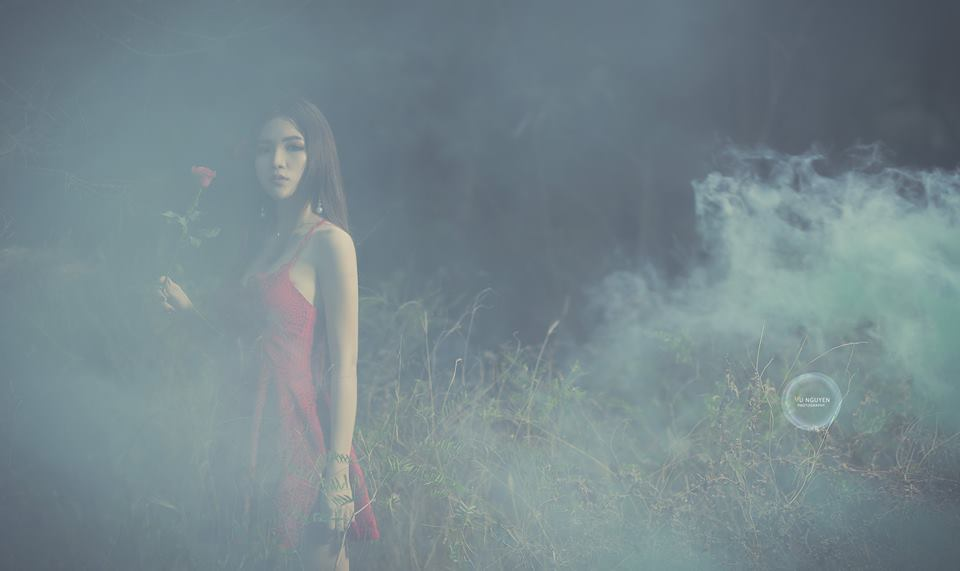
//> input picture girl.jpg, 960 x 571 px
$ ./Source   (built with g++ and OpenCV 4)
//> lines starting //> are read from the running program, lines starting //| are printed output that depends on the picture
#include "opencv2/imgcodecs.hpp"
#include "opencv2/highgui.hpp"
#include "opencv2/imgproc.hpp"
#include <iostream>

using namespace cv;
using namespace std;


/*Draw histogram for gray Image*/
void drawHis(Mat src, Mat &histImage)
{
	vector<Mat> bgr_planes;
	int hist_w = 1024; int hist_h = 300, histSize = 512;
	int bin_w = cvRound((double)hist_w / histSize);
	split(src, bgr_planes);
	float range[] = { 0, 256 };
	const float* histRange = { range };
	bool uniform = true; bool accumulate = false;
	Mat hist;
	calcHist(&bgr_planes[0], 1, 0, Mat(), hist, 1, &histSize, &histRange, uniform, accumulate);
	normalize(hist, hist, 0, histImage.rows, NORM_MINMAX, -1, Mat());
	for (int i = 1; i < histSize; i++)
	{
		line(histImage, Point(bin_w*(i - 1), hist_h - cvRound(hist.at<float>(i - 1))),
			Point(bin_w*(i), hist_h - cvRound(hist.at<float>(i))),
			Scalar(255, 0, 0), 2, 8, 0);
	}

}
int main()
{
	Mat src, dst;
	int hist_w = 1024; int hist_h = 300, histSize = 512;
	int bin_w = cvRound((double)hist_w / histSize);
	Mat hisImgSrc(hist_h, hist_w, CV_8UC3, Scalar(0, 0, 0));
	Mat hisImgDst(hist_h, hist_w, CV_8UC3, Scalar(0, 0, 0));

	//const char* source_window = "Source image";
	//const char* equalized_window = "Equalized Image";
	src = imread("girl.jpg");
//> src is the input picture: 571 rows x 960 cols, CV_8UC3; mean B, G, R 140.8, 135.1, 117.7
	resize(src, src, Size(480, 360), 0, 0, INTER_CUBIC);
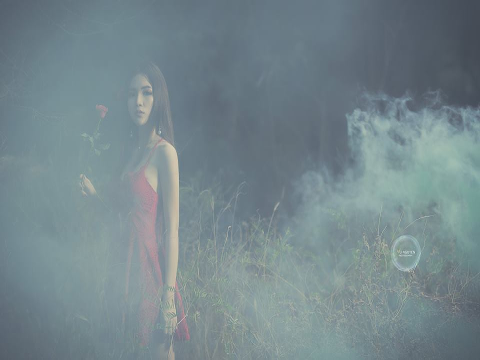
//> src: 360 rows x 480 cols, CV_8UC3; mean B, G, R 140.8, 135.1, 117.7
	if (src.empty())
	{
		cout << "Usage: ./EqualizeHist_Demo <path_to_image>" << endl;
		return -1;
	}
	cvtColor(src, src, COLOR_BGR2GRAY);
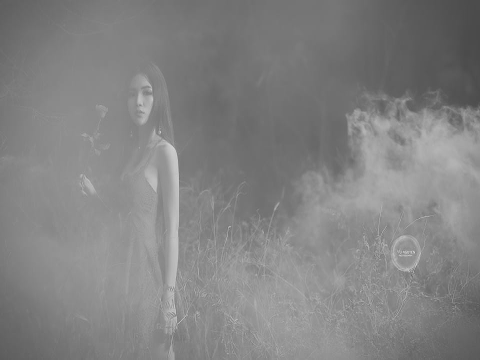
//> src: 360 rows x 480 cols, CV_8UC1; min 74, max 213, mean 130.6

	drawHis(src, hisImgSrc);
//> in drawHis, `calcHist(&bgr_planes[0], 1, 0, Mat(), hist, 1, &histSize, &histRange, ..`: hist = 512 values, max 3970 at index 232, min 0 at index 0, mean 337.5
//> in drawHis, `normalize(hist, hist, 0, histImage.rows, NORM_MINMAX, -1, Mat());`: hist = 512 values, max 300 at index 232, min 0 at index 0, mean 25.5
//> after the loop in drawHis, `for (int i = 1; i < histSize; i++)`:
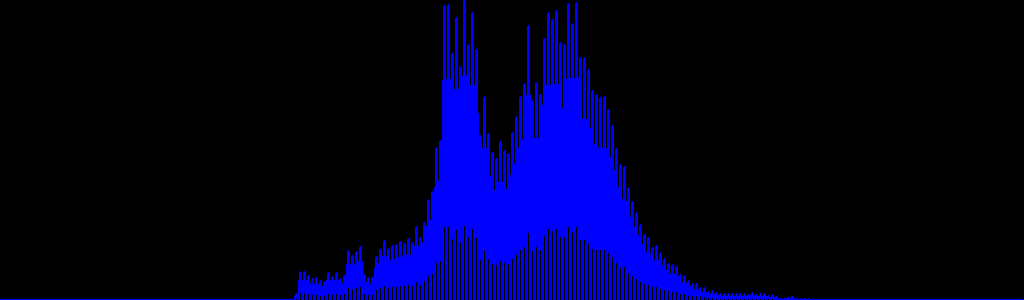
//> histImage: 300 rows x 1024 cols, CV_8UC3; mean B, G, R 39, 0, 0
	equalizeHist(src, dst);
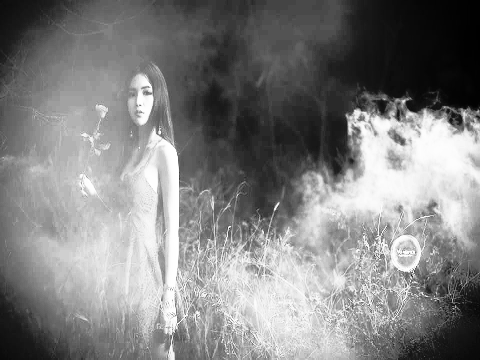
//> dst: 360 rows x 480 cols, CV_8UC1; min 0, max 255, mean 129.3
	drawHis(dst, hisImgDst);
//> in drawHis (call 2), `calcHist(&bgr_planes[0], 1, 0, Mat(), hist, 1, &histSize, &histRange, ..`: hist = 512 values, max 3970 at index 136, min 0 at index 1, mean 337.5
//> in drawHis (call 2), `normalize(hist, hist, 0, histImage.rows, NORM_MINMAX, -1, Mat());`: hist = 512 values, max 300 at index 136, min 0 at index 1, mean 25.5
//> after the loop in drawHis (call 2), `for (int i = 1; i < histSize; i++)`:
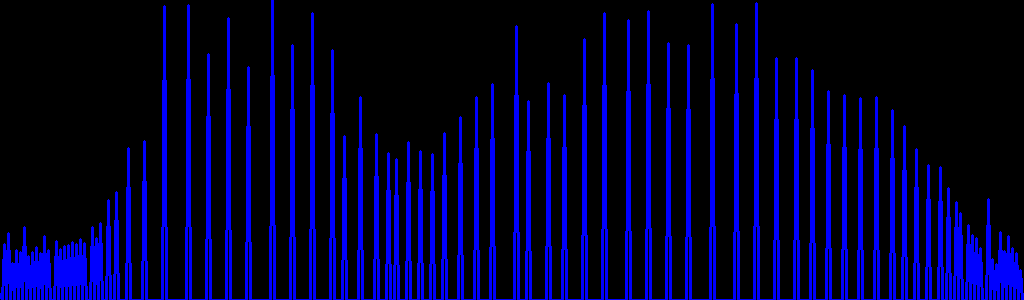
//> histImage: 300 rows x 1024 cols, CV_8UC3; mean B, G, R 50.1, 0, 0

	//namedWindow(source_window, WINDOW_AUTOSIZE);
	//namedWindow(equalized_window, WINDOW_AUTOSIZE);
	imshow("source_window", src);
	imshow("equalized_window", dst);
	//namedWindow("calcHist Demo", WINDOW_AUTOSIZE);
	imshow("calcHist Src", hisImgSrc);
	imshow("calcHist Dst", hisImgDst);
	waitKey(0);
	return 0;
}

$ run again, with dog.jpg copied over girl.jpg
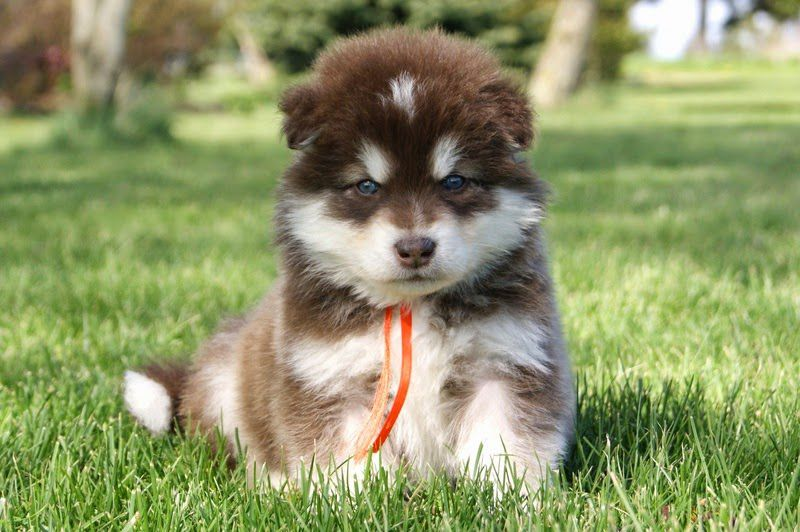
//> input picture dog.jpg, 800 x 532 px
//> src is the input picture: 532 rows x 800 cols, CV_8UC3; mean B, G, R 102.7, 149.9, 142
//> in drawHis, `calcHist(&bgr_planes[0], 1, 0, Mat(), hist, 1, &histSize, &histRange, ..`: hist = 512 values, max 1695 at index 280, min 0 at index 0, mean 337.5
//> in drawHis, `normalize(hist, hist, 0, histImage.rows, NORM_MINMAX, -1, Mat());`: hist = 512 values, max 300 at index 280, min 0 at index 0, mean 59.73
//> `equalizeHist(src, dst);`:
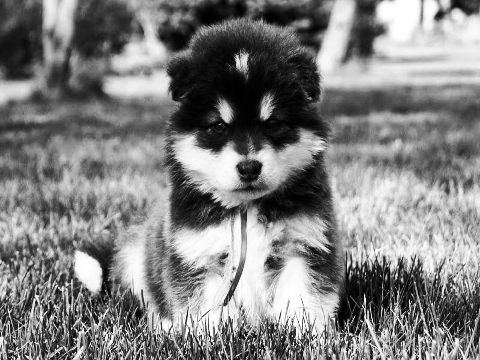
//> dst: 360 rows x 480 cols, CV_8UC1; min 0, max 255, mean 128.2
//> in drawHis (call 2), `calcHist(&bgr_planes[0], 1, 0, Mat(), hist, 1, &histSize, &histRange, ..`: hist = 512 values, max 1695 at index 246, min 0 at index 1, mean 337.5
//> in drawHis (call 2), `normalize(hist, hist, 0, histImage.rows, NORM_MINMAX, -1, Mat());`: hist = 512 values, max 300 at index 246, min 0 at index 1, mean 59.73
//> after the loop in drawHis (call 2), `for (int i = 1; i < histSize; i++)`:
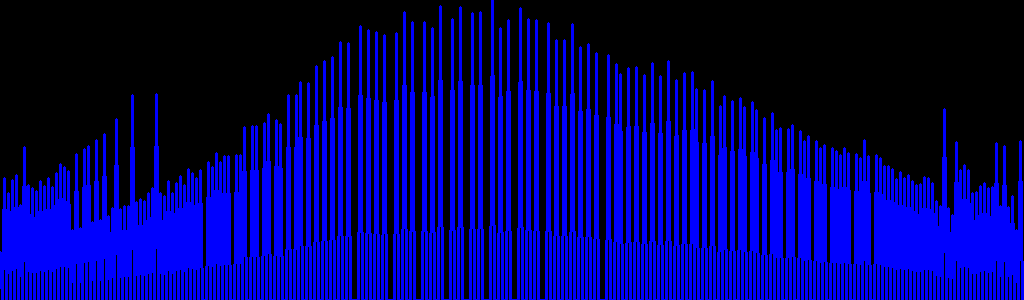
//> histImage: 300 rows x 1024 cols, CV_8UC3; mean B, G, R 105.6, 0, 0
